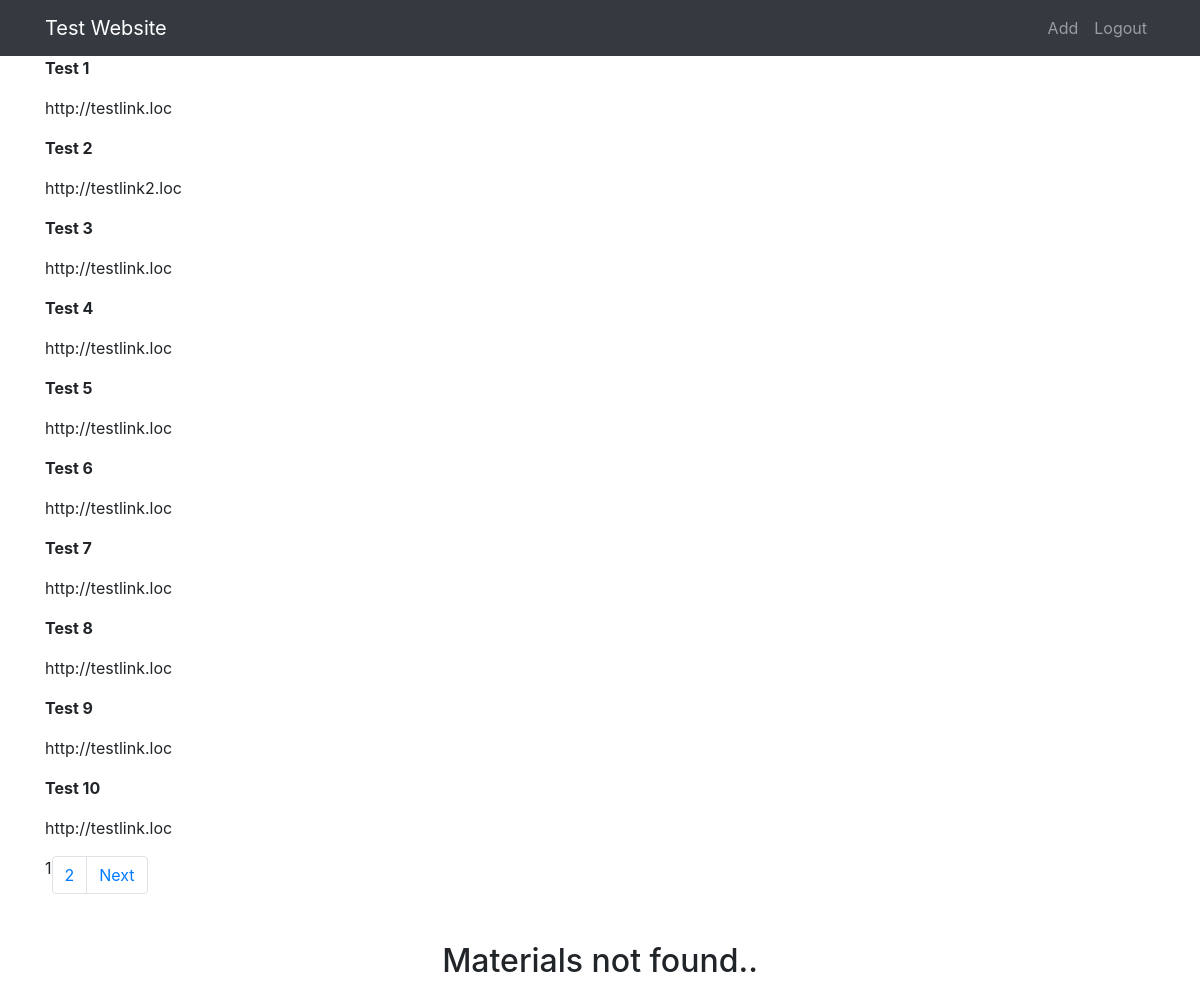
The page / (signed in) on the database its author committed.
### tables this page shows
CREATE TABLE `content` (
  `id` int(11) NOT NULL,
  `subject` varchar(100) NOT NULL,
  `text` text NOT NULL
);

### views/index.php (the view, shortened to what this page needs)
<?php
$query=mysqli_query($con,"select count(id) from `content`");
$row = mysqli_fetch_row($query);
$rows = $row[0];
$page_rows = 10;
$last = ceil($rows/$page_rows);
$pagenum = 1;
$limit = 'LIMIT ' .($pagenum - 1) * $page_rows .',' .$page_rows;
$nquery=mysqli_query($con,"select subject,text from `content` $limit");
$paginationCtrls = '';
if($last != 1){
    $paginationCtrls .= ''.$pagenum;
    for($i = $pagenum+1; $i <= $last; $i++){
        $paginationCtrls .= '<li class="page-item"><a href="index/'.$i.'" class="page-link">'.$i.'</a></li>';
    }
    if ($pagenum != $last) {
        $next = $pagenum + 1;
        $paginationCtrls .= '<li class="page-item"><a href="index/'.$next.'" class="page-link">Next</a></li>';
    }
}
include_once ("header.php");
?>
<div class="container">
<?php
while($item = mysqli_fetch_array($nquery)):
?>
<div>
    <p class="font-weight-bold"><?=$item["subject"];?></p>
    <p><?=$item["text"];?></p>
</div>
<?php endwhile;?>
    <nav aria-label="Page navigation example">
        <ul class="pagination">
            <?=$paginationCtrls;?>
        </ul>
    </nav>
<?if(empty($item)):?>
    <h2 class="my-5 text-center">Materials not found..</h2>
<?php endif;?>
</div>
<?php include_once ("footer.php");?>

### index.php (shortened to what this page needs)
<?php
require_once("utils/connection.php");
$act=null;
    if(isset($_SESSION["session_username"])){
        if(empty($act)|| $act=="index")
        {
            include_once('views/index.php');
        }else if ($act=="add")
        {
            include_once('views/add.php');
        }
    }
    else
    {
        include_once ("views/login.php");
    }

### views/header.php (shortened to what this page needs)
<!DOCTYPE html>
<html lang="en">
<head>
    <link href="/css/bootstrap.min.css" rel="stylesheet">
    <link href="/css/style.css" rel="stylesheet">
</head>
<body>
<nav class="navbar navbar-expand-lg navbar-dark bg-dark fixed-top">
    <div class="container">
        <a class="navbar-brand" href="/">Test Website</a>
        <div class="collapse navbar-collapse" id="navbarResponsive">
            <ul class="navbar-nav ml-auto">
                    <?php if(isset($_SESSION["session_username"])):?>
                     <li class="nav-item"><a class="nav-link" href="/add">Add</a></li>
                     <li class="nav-item"><a class="nav-link" href="/logout">Logout</a></li>
                    <?php else:?>
                    <li class="nav-item"><a class="nav-link" href="/login">Login</a></li>
                    <?php endif;?>
            </ul>
        </div>
    </div>
</nav>

### views/footer.php (shortened to what this page needs)
</body>
</html>

### css/style.css (style rules this page uses)
body { padding-top: 15px; }

### views/header.php (style rules this page uses)
body { padding-top: 54px; }
@media (min-width: 992px) { body { padding-top: 56px; } }

### rows shown on the page
content: subject "Test 1", text "http://testlink.loc"
content: subject "Test 2", text "http://testlink2.loc"
content: subject "Test 3", text "http://testlink.loc"
content: subject "Test 4", text "http://testlink.loc"
content: subject "Test 5", text "http://testlink.loc"
content: subject "Test 6", text "http://testlink.loc"
content: subject "Test 7", text "http://testlink.loc"
content: subject "Test 8", text "http://testlink.loc"
content: subject "Test 9", text "http://testlink.loc"
content: subject "Test 10", text "http://testlink.loc"
